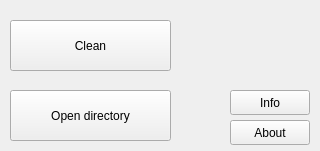
<?xml version="1.0" encoding="UTF-8"?>
<ui version="4.0">
 <class>MainWindow</class>
 <widget class="QMainWindow" name="MainWindow">
  <property name="geometry">
   <rect>
    <x>0</x>
    <y>0</y>
    <width>320</width>
    <height>151</height>
   </rect>
  </property>
  <property name="windowTitle">
   <string>MainWindow</string>
  </property>
  <widget class="QWidget" name="centralwidget">
   <widget class="QPushButton" name="pushButton">
    <property name="geometry">
     <rect>
      <x>10</x>
      <y>20</y>
      <width>161</width>
      <height>51</height>
     </rect>
    </property>
    <property name="text">
     <string>Clean</string>
    </property>
   </widget>
   <widget class="QPushButton" name="pushButton_2">
    <property name="geometry">
     <rect>
      <x>10</x>
      <y>90</y>
      <width>161</width>
      <height>51</height>
     </rect>
    </property>
    <property name="text">
     <string>Open directory</string>
    </property>
   </widget>
   <widget class="QPushButton" name="pushButton_3">
    <property name="geometry">
     <rect>
      <x>230</x>
      <y>90</y>
      <width>80</width>
      <height>25</height>
     </rect>
    </property>
    <property name="text">
     <string>Info</string>
    </property>
   </widget>
   <widget class="QPushButton" name="pushButton_4">
    <property name="geometry">
     <rect>
      <x>230</x>
      <y>120</y>
      <width>80</width>
      <height>25</height>
     </rect>
    </property>
    <property name="text">
     <string>About</string>
    </property>
   </widget>
  </widget>
  <widget class="QMenuBar" name="menubar">
   <property name="geometry">
    <rect>
     <x>0</x>
     <y>0</y>
     <width>320</width>
     <height>25</height>
    </rect>
   </property>
  </widget>
 </widget>
 <resources/>
 <connections/>
</ui>
